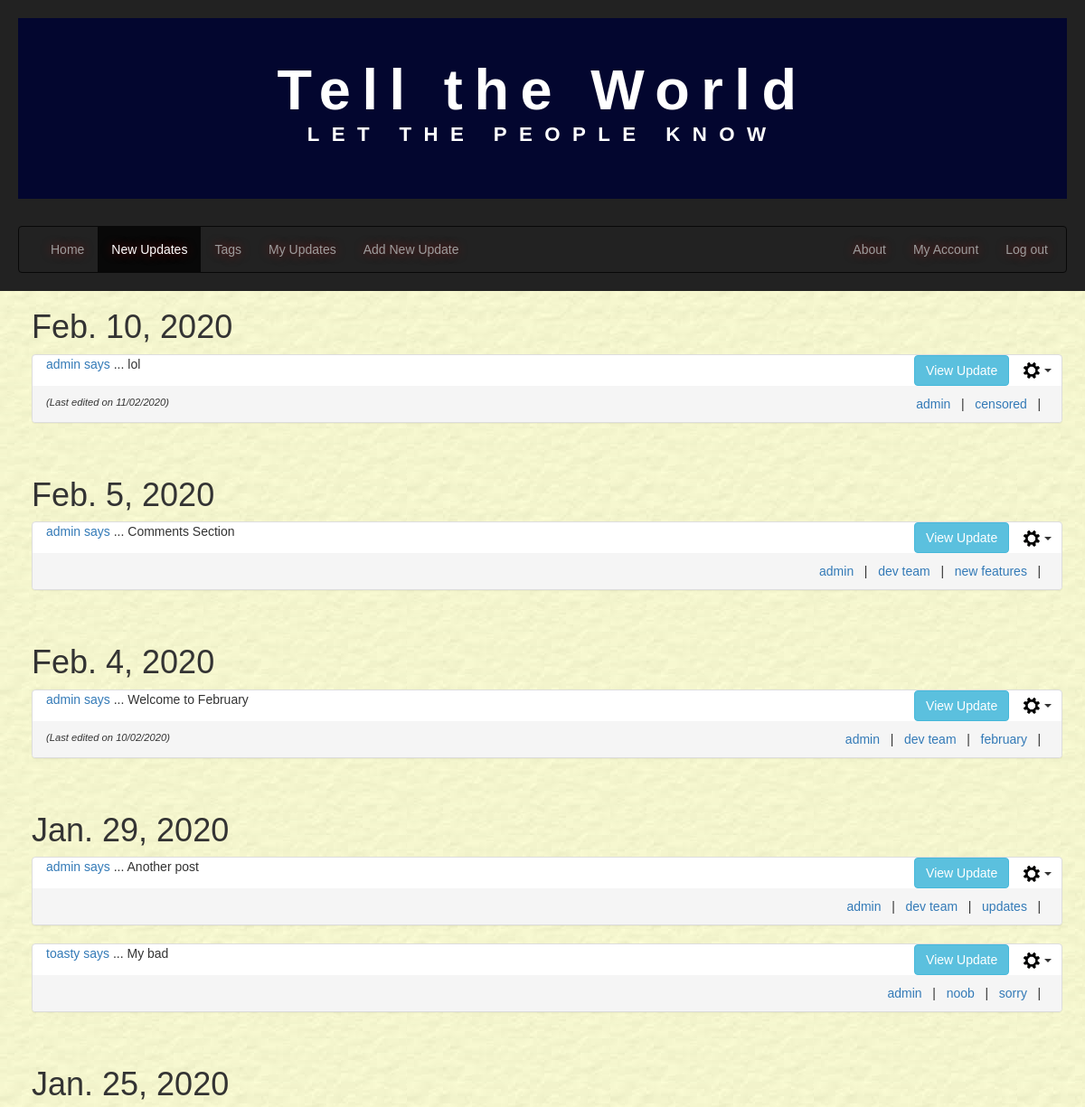
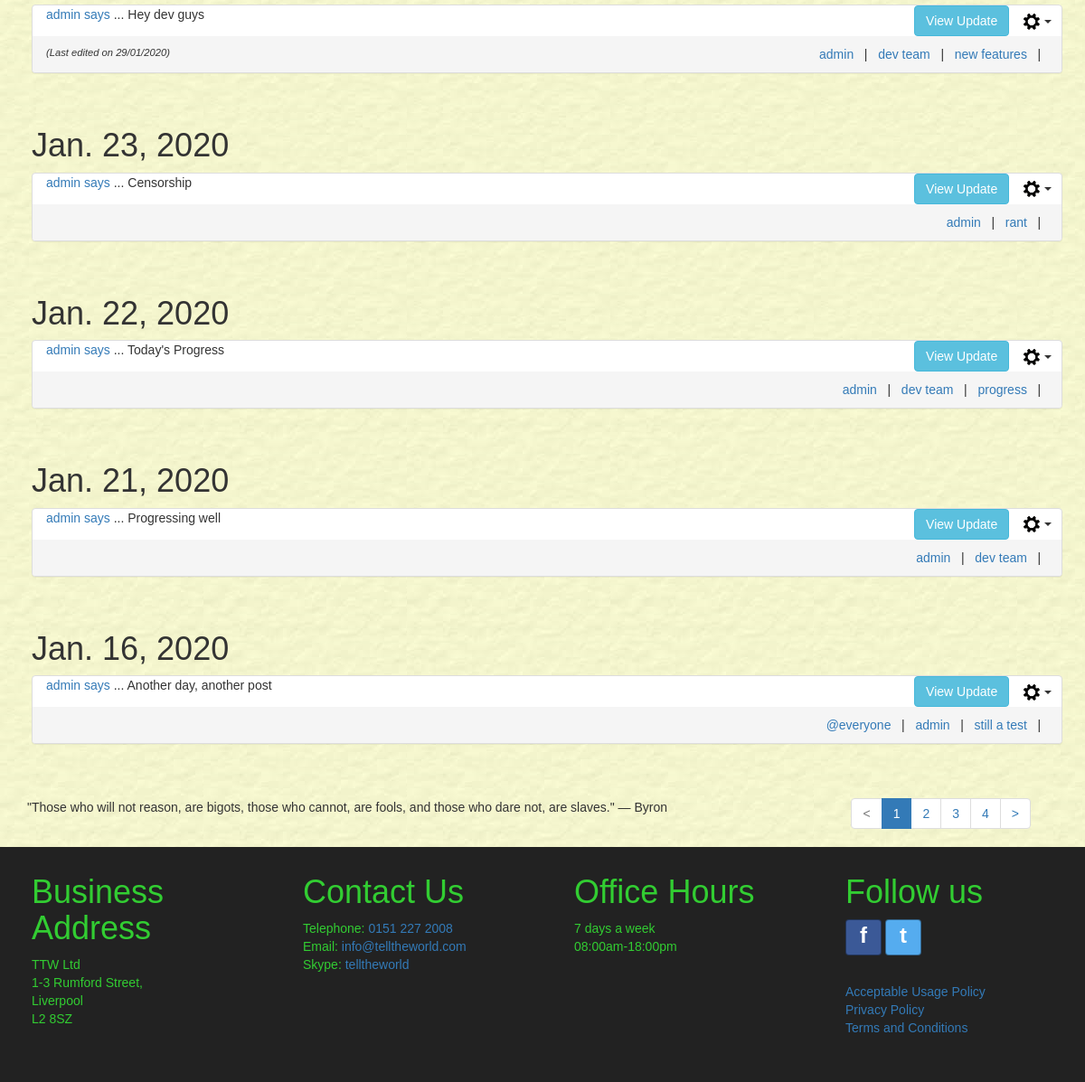
/newupdates/ (signed in), run on an earlier commit of the app's database (2 pictures, top to bottom).
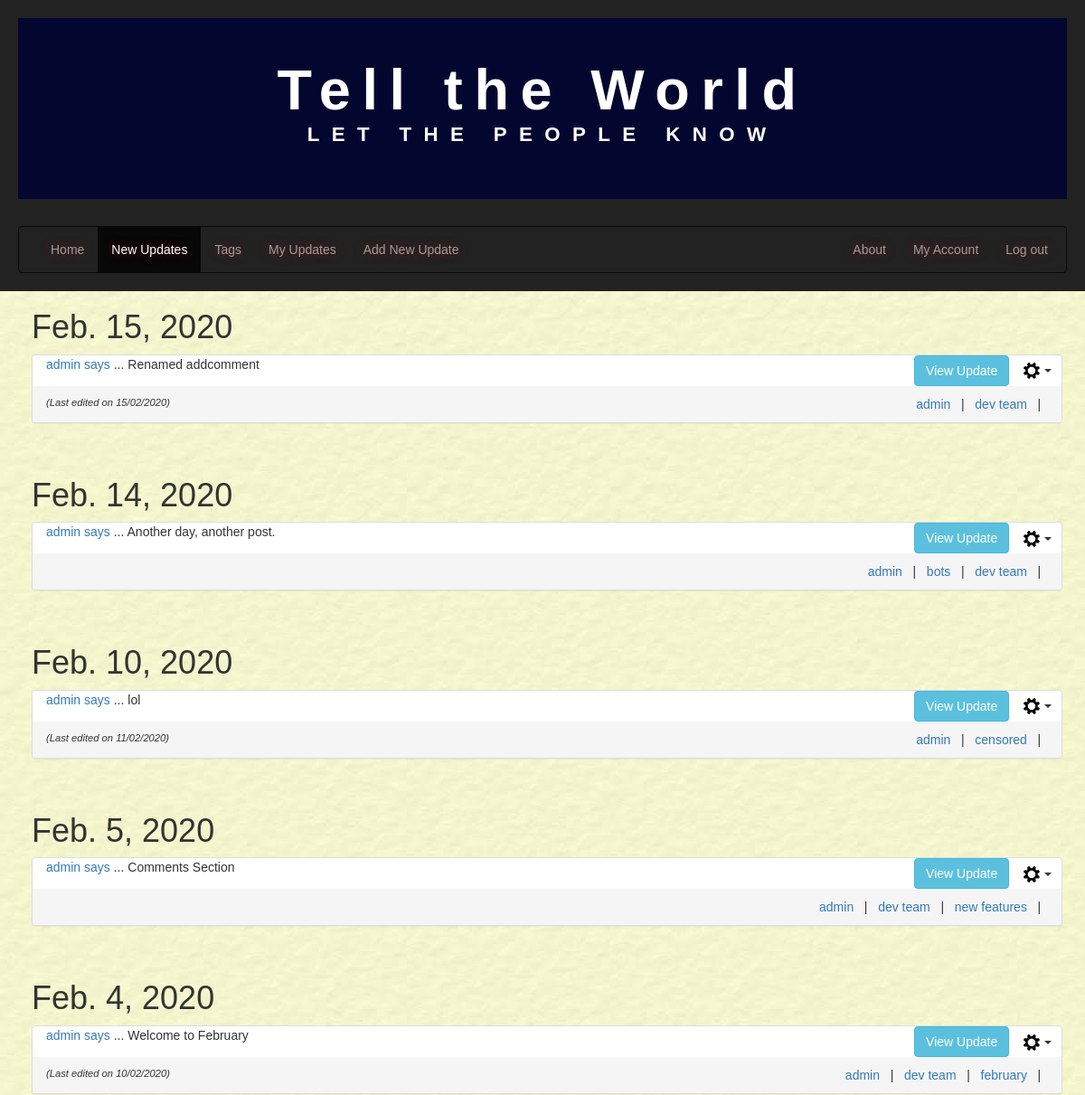
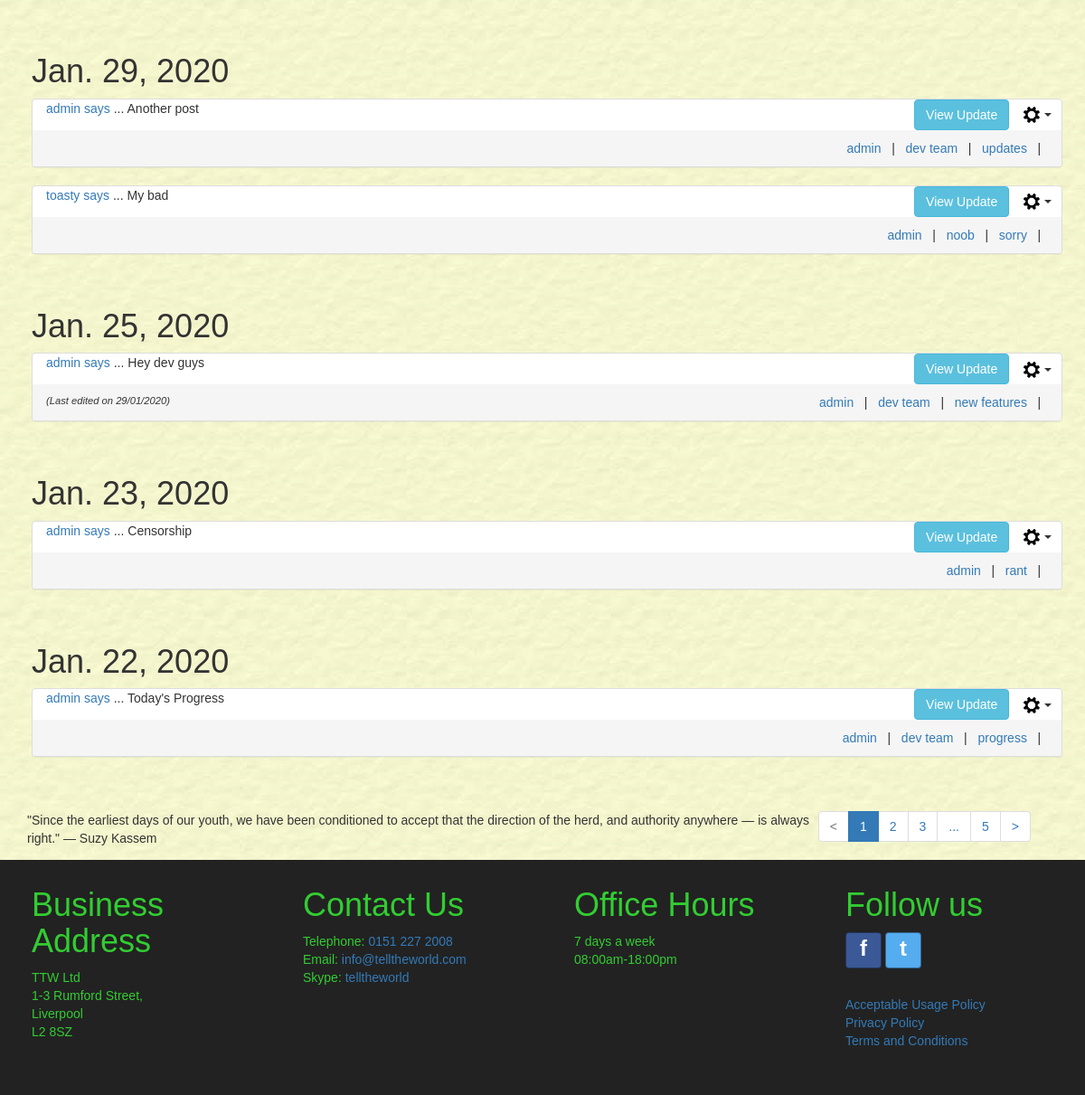
And on a later commit of the database (2 pictures, top to bottom).
### tellings/models.py (models this page shows, shortened)
class UserPost(models.Model):
    postID = models.AutoField(primary_key=True, db_column='postID')
    user = models.ForeignKey(settings.AUTH_USER_MODEL, on_delete=models.CASCADE,
                             db_column='user')
    dateOfPost = models.DateField()
    postTitle = models.CharField(max_length=35, unique=True)
    postText = models.CharField(max_length=255)
    dateOfEdit = models.DateField(null=True, blank=True)
    @property
    def post_tags(self):
        tagmaps = Tagmap.objects.filter(postID=self.postID)
        tagList = sorted([tag.tagID.tagName for tag in tagmaps])
        return tagList
    class Meta:
        verbose_name = "UserPost"
        verbose_name_plural = "UserPosts"

class Tag(models.Model):
    tagID = models.AutoField(primary_key=True, db_column='tagID')
    tagName = models.CharField(max_length=15)
    class Meta:
        ordering = ['tagName']
        verbose_name = "Tag"
        verbose_name_plural = "Tags"

### tellings/views.py (the view)
# urls.py: path('newupdates/', NewUpdatesListView.as_view(), name='newupdates'),
class NewUpdatesListView(LoginRequiredMixin, generic.ListView):
    model = UserPost
    template_name = "tellings/newupdates_list.html"
    paginate_by = 10
    http_method_names = ['get', 'post']
    def get_queryset(self):
        tagName_val = False
        username_val = False
        if self.request.method == 'GET':
            if 'tagName' in self.request.GET:
                tagName_val = self.request.GET.get('tagName', False)
            if 'userName' in self.request.GET:
                username_val = self.request.GET.get('userName', False)
                user_id = User.objects.get(username=username_val).id
        if tagName_val:  # get posts for current user filtered by tagname
            tagID = Tag.objects.get(tagName=tagName_val).tagID
            tagmaps = Tagmap.objects.filter(tagID=tagID)
            postList = [tm.postID.postID for tm in tagmaps]
            if username_val:
                new_context = UserPost.objects.filter(postID__in=postList).filter(user=user_id).order_by('-dateOfPost')
            else:
                new_context = UserPost.objects.filter(postID__in=postList).order_by('-dateOfPost')
        elif username_val:
            new_context = UserPost.objects.filter(user=user_id).order_by('-dateOfPost')
        else:            # get all posts
            new_context = UserPost.objects.all().order_by('-dateOfPost')
        return new_context
    def get_context_data(self, **kwargs):
        context = super(NewUpdatesListView, self).get_context_data(**kwargs)
        current_username = self.request.user.username
        quote = get_random_quote()
        if self.request.method == 'GET':
            if 'tagName' in self.request.GET:
                context['tagName'] = self.request.GET.get('tagName', '')
            if 'userName' in self.request.GET:
                context['userName'] = self.request.GET.get('userName', '')
        context['current_username'] = current_username
        context['quote'] = quote
        return context

### tellings/templatetags/my_tags.py (called while the page is built)
@register.simple_tag(takes_context=True)
def param_replace(context, **kwargs):
    d = context['request'].GET.copy()
    for k, v in kwargs.items():
        d[k] = v
    for k in [k for k, v in d.items() if not v]:
        del d[k]
    return d.urlencode()

### tellings/views.py (called while the page is built)
def get_random_quote():
    secure_random = random.SystemRandom()
    random_quote = secure_random.choice(random_quotes)
    return _(random_quote)

### tellings/templates/tellings/newupdates_list.html (shortened to what this page needs)
{% extends 'tellings/base.html' %}
{% block content %}
  <div class="container-fluid main-content">
    <div class="container allUserUpdates" id="userUpdates">
        {% if userpost_list %}
        {% load static %}
        {% regroup userpost_list by dateOfPost as ordered_post_list %}
        {% for mypost in ordered_post_list %}
        <div class="row">
          <h1>{{ mypost.grouper }}</h1>
          <div class="panel-group">
            {% for item in mypost.list %}
              <div class="panel panel-default" id="panel_post_{{ item.postID }}">
                <div>
                  <div class="col-sm-8 panel-postTitle">
                    <p><a href="{% url 'tellings:newupdates' %}?userName={{ item.user }}" name="{{ item.user }}">
                       {{ item.user }} says</a> ... {{ item.postTitle }}</p>
                  </div>
                  <div class="col-sm-4 align-panel-text-right">
                    <button class="btn btn-info collapse_btn" data-toggle="collapse" data-target="#collapse{{ item.postID }}">View Update</button>
                    {% if current_username %}
                      {% if item.user.username == current_username %}
                        <div class="btn-group">
                            <button type="button" class="btn dropdown-toggle post-cog-btn" data-toggle="dropdown" aria-haspopup="true" aria-expanded="false">
                              <img src="{% static 'tellings/imgs/settings_cog.png' %}" alt="">
                              <span class = "caret"></span>
                            </button>
                        </div>
                      {% else %}
                      <div class="btn-group">
                        <button type="button" class="btn dropdown-toggle post-cog-btn" data-toggle="dropdown" aria-haspopup="true" aria-expanded="false">
                          <img src="{% static 'tellings/imgs/settings_cog.png' %}" alt="">
                          <span class = "caret"></span>
                        </button>
                    </div>
                      {% endif %}
                    {% endif %}
                  </div>
                </div>
                <div class="panel-footer align_between">
                  <span class="align-panel-footer-text-left last-edited-text">
                    {% if item.dateOfEdit %}
                      (Last edited on {{ item.dateOfEdit|date:"d/m/Y" }})
                    {% else %}
                      &nbsp;
                    {% endif %}
                  </span>
                    <span class="align-panel-footer-text-right">
                  {% for tag in item.post_tags %}
                    <a href="{% url 'tellings:newupdates' %}?tagName={{ tag }}" name="{{ tag }}">{{ tag }}</a>
                    &nbsp;&nbsp;|&nbsp;&nbsp;
                  {% endfor %}
                  </span>
                </div>
              </div>
              <br />
            {% endfor %}
          </div>
        </div>
        {% endfor %}
        {% else %}
        <div class="row white-inner-container">
          <br />
          <p>No results found.</p>
        </div>
        {% endif %}
    </div>
  </div>
{% endblock %}

What changed in the data, as far as the page shows it:
no longer on this page (row unchanged): UserPost: grouper "Jan. 21, 2020", user "admin", postTitle "Progressing well", post_tags "admin" "dev team"
no longer on this page (row unchanged): UserPost: grouper "Jan. 16, 2020", user "admin", postTitle "Another day, another post", post_tags "admin"
no longer on this page (row unchanged): Tag: post_tags "@everyone"
no longer on this page (row unchanged): Tag: post_tags "still a test"
added UserPost: grouper "Feb. 15, 2020", user "admin", postTitle "Renamed addcomment", dateOfEdit "15/02/2020", post_tags "admin" "dev team"
added UserPost: grouper "Feb. 14, 2020", user "admin", postTitle "Another day, another post.", post_tags "admin" "dev team"
added Tag: post_tags "bots"
Also different on the page:
{{ paginator.num_pages }}: (not shown) → "5"
{{ quote }}: "\"Those who will not reason, are bigots, those who cannot, are fools, and those who dare not, are slaves.\" ― Byron" → "\"Since the earliest days of our youth, we have been conditioned to accept that the direction of the herd, and authority anywhere — is always right.\" ― Suzy Kassem"
{{ paginator.num_pages }}: "4" → (not shown)
